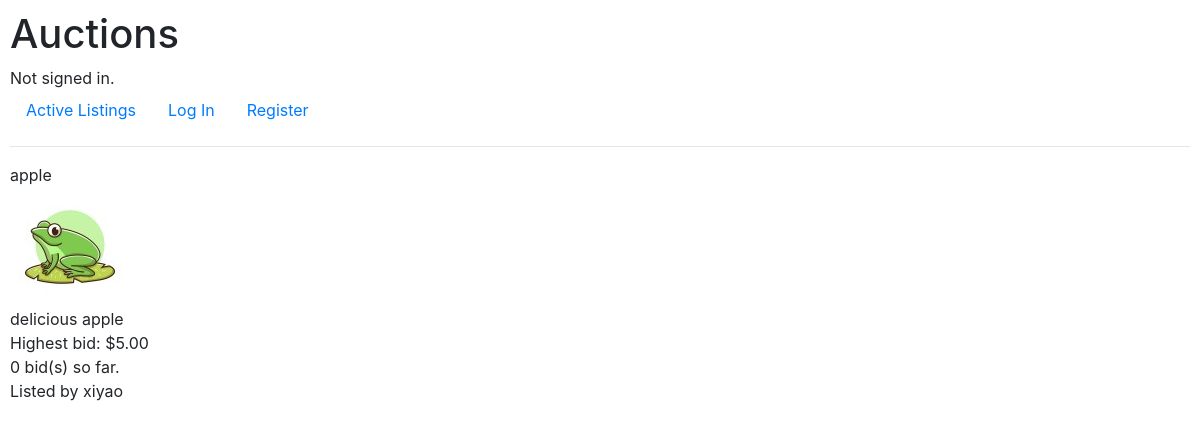
Before: /listing/4 with the older database file.
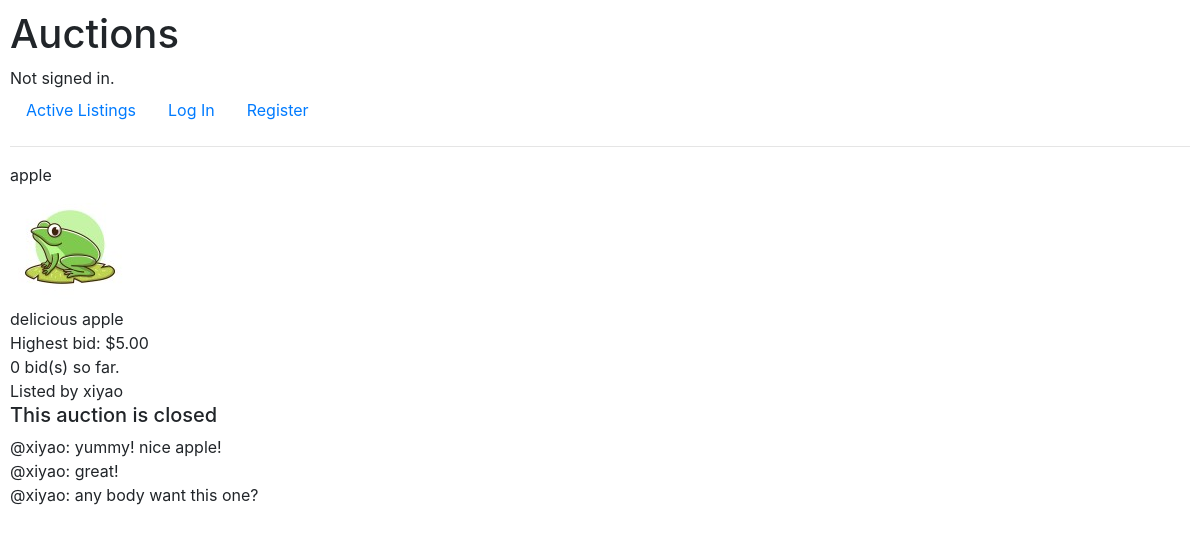
After: the same page with the newer database file.
### auctions/models.py (models this page shows, shortened)
class AuctionListing(models.Model):
    owner = models.ForeignKey(User, on_delete=models.CASCADE, related_name="listings")
    title = models.CharField(max_length=64)
    description = models.CharField(max_length=500)
    image = models.ImageField(upload_to="auctions", null=True, blank=True)
    comments = models.ManyToManyField(Comment, related_name="listing", null=True, blank=True)
    starting_bid = models.DecimalField(decimal_places=2, max_digits=6)
    active = models.BooleanField(default=True)
    categories = models.ManyToManyField(Category, related_name="listings")

class User(AbstractUser):
    pass
    watchlist = models.ManyToManyField('AuctionListing', related_name="watchers", null=True, blank=True)

class Comment(models.Model):
    author = models.ForeignKey(User, on_delete=models.CASCADE, related_name="comments")
    content = models.CharField(max_length=140)

### auctions/views.py (the view, shortened to what this page needs)
# urls.py: path("listing/<str:id>", views.listing, name="listing"),
def listing(request, id):
    if AuctionListing.objects.filter(id=id).exists():
        listing = AuctionListing.objects.get(id=id)
        owner = listing.owner
        bid_num =  listing.bids.count()
        if bid_num > 0:
            won_bid = listing.bids.order_by("-price").first()
            highest_bid = won_bid.price
            won_user = won_bid.bid_maker
            lowest_price = highest_bid + Decimal(0.01)
        else:
            won_user = None
            highest_bid = listing.starting_bid
            lowest_price = highest_bid
        watchlist_form = None
        is_watched = False
        close_form = None
        comment_form = None
        bid_form = None
        is_winner = False
        return render(request, "auctions/listing.html", {
            "listing": listing,
            "highest_bid": highest_bid,
            "bid_num": bid_num,
            "owner": owner,
            "close_form": close_form,
            "comment_form": comment_form,
            "bid_form": bid_form,
            "is_winner": is_winner,
            "watchlist_form": watchlist_form,
            "is_watched": is_watched
        })
    return HttpResponseRedirect(reverse("index"))

### auctions/templates/auctions/listing.html (shortened to what this page needs)
{% extends 'auctions/layout.html' %}
{% block body %}
    <div>{{ listing.title }}</div>
    {% if listing.image %}
    <img src="{{ MEDIA_URL }}{{ listing.image.url }}" alt="{{listing.title}}">
    {% endif %}
    <div>
        {{ listing.description }}
    </div>
    <div>
        Highest bid: ${{ highest_bid }}
    </div>
    <div>
        {{ bid_num}} bid(s) so far.
    </div>
    <div>
        Listed by {{ owner.username }}
    </div>
    {% if not listing.active %}
        <h5>This auction is closed</h5>
    {% endif %}
    {% for comment in listing.comments.all %}
        <div>@{{ comment.author }}: {{ comment.content }}</div>
    {% endfor %}
{% endblock %}

### auctions/templates/auctions/layout.html (shortened to what this page needs)
{% load static %}
<!DOCTYPE html>
<html lang="en">
    <head>
        <link rel="stylesheet" href="https://stackpath.bootstrapcdn.com/bootstrap/4.4.1/css/bootstrap.min.css">
        <link href="{% static 'auctions/styles.css' %}" rel="stylesheet">
    </head>
    <body>
        <h1>Auctions</h1>
        <div>
            {% if user.is_authenticated %}
                Signed in as <strong>{{ user.username }}</strong>.
            {% else %}
                Not signed in.
            {% endif %}
        </div>
        <ul class="nav">
            <li class="nav-item">
                <a class="nav-link" href="{% url 'index' %}">Active Listings</a>
            </li>
            {% if user.is_authenticated %}
                <li class="nav-item">
                    <a class="nav-link" href="{% url 'create' %}">Create New Listing</a>
                </li>
                <li class="nav-item">
                    <a class="nav-link" href="{% url 'logout' %}">Log Out</a>
                </li>
            {% else %}
                <li class="nav-item">
                    <a class="nav-link" href="{% url 'login' %}">Log In</a>
                </li>
                <li class="nav-item">
                    <a class="nav-link" href="{% url 'register' %}">Register</a>
                </li>
            {% endif %}
        </ul>
        <hr>
        {% block body %}
        {% endblock %}
    </body>
</html>

### auctions/static/auctions/styles.css (style rules this page uses)
body { padding: 10px; }

Changed rows visible on the page:
changed AuctionListing "apple": active True → False (drawn)
added Comment: author "xiyao", content "yummy! nice apple!"
added Comment: author "xiyao", content "great!"
added Comment: author "xiyao", content "any body want this one?"
Other visible differences:
text now shown: "This auction is closed"
